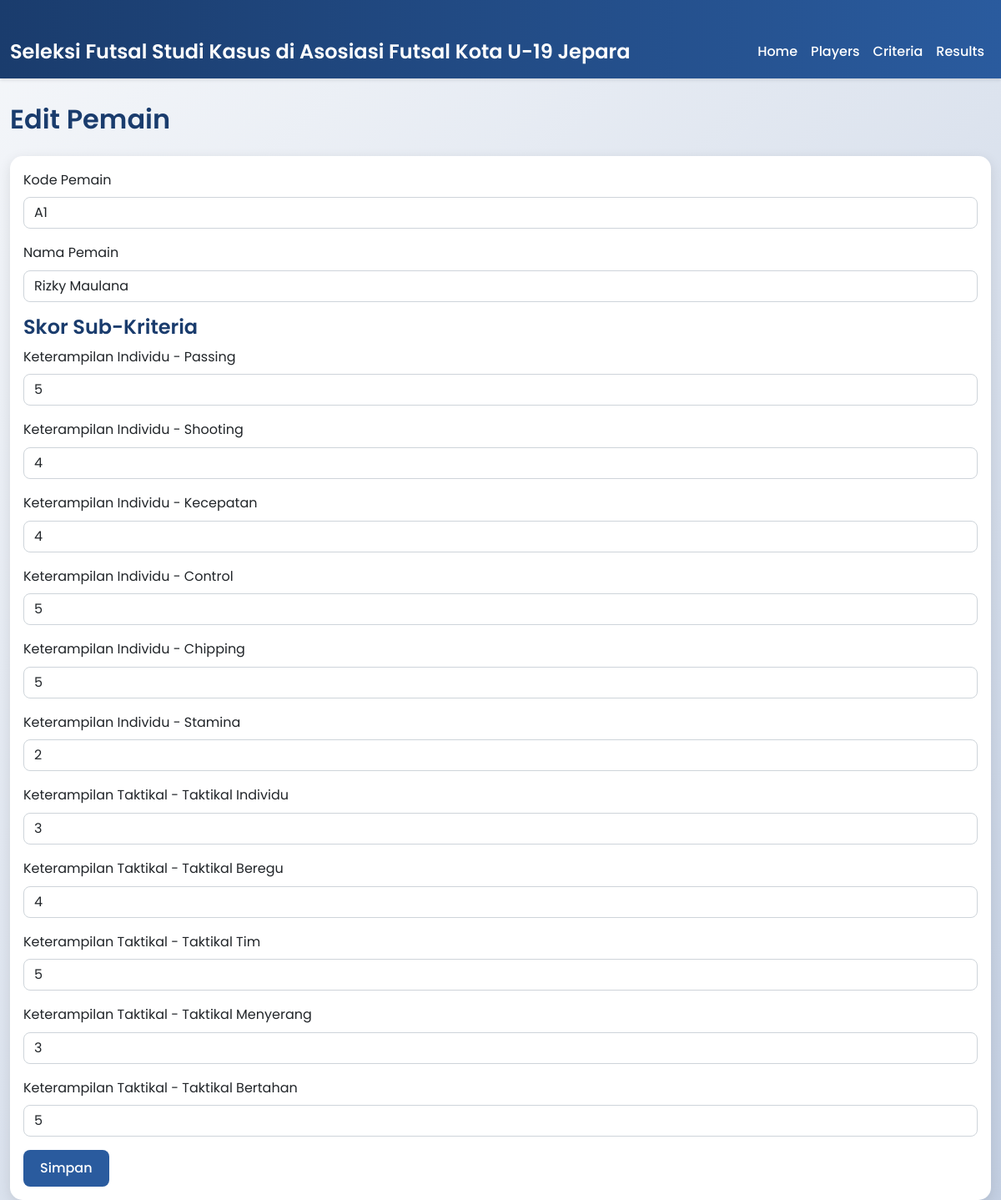
The page /players/edit.php?id=1 on the database its author committed.
### tables this page shows
CREATE TABLE `players` (
  `id` int NOT NULL,
  `kode_pemain` varchar(10) NOT NULL,
  `nama_pemain` varchar(100) NOT NULL
);

CREATE TABLE `sub_criteria` (
  `id` int NOT NULL,
  `kode_subkriteria` varchar(10) NOT NULL,
  `nama_subkriteria` varchar(50) NOT NULL,
  `kriteria_id` int NOT NULL,
  `factor_type` enum('Core','Secondary') NOT NULL,
  `nilai_ideal` int NOT NULL
);

CREATE TABLE `criteria` (
  `id` int NOT NULL,
  `kode_kriteria` varchar(10) NOT NULL,
  `nama_kriteria` varchar(50) NOT NULL,
  `tipe` enum('Taktikal','Individu') NOT NULL
);

CREATE TABLE `scores` (
  `id` int NOT NULL,
  `player_id` int NOT NULL,
  `subkriteria_id` int NOT NULL,
  `nilai` int NOT NULL
);

### players/edit.php (the view, shortened to what this page needs)
<?php
include '../config/db_connect.php';
include '../includes/header.php';
include '../includes/navbar.php';
$player_id = $_GET['id'] ?? null;
$stmt = $pdo->prepare("SELECT * FROM players WHERE id = ?");
$stmt->execute([$player_id]);
$player = $stmt->fetch(PDO::FETCH_ASSOC);
$sub_criteria_stmt = $pdo->query("SELECT sc.id, sc.kode_subkriteria, sc.nama_subkriteria, c.nama_kriteria
                                  FROM sub_criteria sc
                                  JOIN criteria c ON sc.kriteria_id = c.id
                                  ORDER BY c.nama_kriteria, sc.kode_subkriteria");
$sub_criteria = $sub_criteria_stmt->fetchAll(PDO::FETCH_ASSOC);
$scores_stmt = $pdo->prepare("SELECT subkriteria_id, nilai FROM scores WHERE player_id = ?");
$scores_stmt->execute([$player_id]);
$existing_scores = [];
while ($row = $scores_stmt->fetch(PDO::FETCH_ASSOC)) {
    $existing_scores[$row['subkriteria_id']] = $row['nilai'];
}
?>
<div class="container">
    <h2 class="my-4">Edit Pemain</h2>
    <div class="card">
        <div class="card-body">
            <form method="POST">
                <div class="mb-3">
                    <label for="kode_pemain" class="form-label">Kode Pemain</label>
                    <input type="text" class="form-control" id="kode_pemain" name="kode_pemain" value="<?php echo htmlspecialchars($player['kode_pemain']); ?>" required>
                </div>
                <div class="mb-3">
                    <label for="nama_pemain" class="form-label">Nama Pemain</label>
                    <input type="text" class="form-control" id="nama_pemain" name="nama_pemain" value="<?php echo htmlspecialchars($player['nama_pemain']); ?>" required>
                </div>
                <h4>Skor Sub-Kriteria</h4>
                <?php foreach ($sub_criteria as $sub): ?>
                    <div class="mb-3">
                        <label for="score_<?php echo $sub['id']; ?>" class="form-label"><?php echo htmlspecialchars($sub['nama_kriteria'] . ' - ' . $sub['nama_subkriteria']); ?></label>
                        <input type="number" class="form-control" id="score_<?php echo $sub['id']; ?>" name="scores[<?php echo $sub['id']; ?>]" min="1" max="5" value="<?php echo isset($existing_scores[$sub['id']]) ? $existing_scores[$sub['id']] : ''; ?>" required>
                    </div>
                <?php endforeach; ?>
                <button type="submit" class="btn btn-primary">Simpan</button>
            </form>
        </div>
    </div>
</div>
<?php include '../includes/footer.php'; ?>

### assets/css/style.css (style rules this page uses)
body { font-family: "Poppins", sans-serif; background: linear-gradient(135deg, #f5f7fa 0%, #c3cfe2 100%); color: #333; line-height: 1.6; }
.container { margin-top: 30px; max-width: 1200px; }
.card { border: none; border-radius: 15px; box-shadow: 0 4px 15px rgba(0, 0, 0, 0.1); transition: transform 0.3s ease, box-shadow 0.3s ease; background: #fff; }
.btn-primary { background-color: #2a5b9e; border: none; border-radius: 8px; padding: 10px 20px; font-weight: 500; transition: background-color 0.3s ease; }
h1, h2, h3, h4 { color: #1a3c6d; font-weight: 600; }
.form-control { border-radius: 8px; border: 1px solid #ced4da; transition: border-color 0.3s ease; }

### rows shown on the page
players: kode_pemain "A1", nama_pemain "Rizky Maulana"
sub_criteria: kriteria+nama_subkriteria "Keterampilan Individu - Passing", id.nilai "5"
sub_criteria: kriteria+nama_subkriteria "Keterampilan Individu - Shooting", id.subkriteria_id "4"
sub_criteria: kriteria+nama_subkriteria "Keterampilan Individu - Kecepatan", id.subkriteria_id "4"
sub_criteria: kriteria+nama_subkriteria "Keterampilan Individu - Control", id.nilai "5"
sub_criteria: kriteria+nama_subkriteria "Keterampilan Individu - Chipping", id.nilai "5"
sub_criteria: kriteria+nama_subkriteria "Keterampilan Individu - Stamina", id "2"
sub_criteria: kriteria+nama_subkriteria "Keterampilan Taktikal - Taktikal Individu", id "3"
sub_criteria: kriteria+nama_subkriteria "Keterampilan Taktikal - Taktikal Beregu", id.subkriteria_id "4"
sub_criteria: kriteria+nama_subkriteria "Keterampilan Taktikal - Taktikal Tim", id.nilai "5"
sub_criteria: kriteria+nama_subkriteria "Keterampilan Taktikal - Taktikal Menyerang", id "3"
sub_criteria: kriteria+nama_subkriteria "Keterampilan Taktikal - Taktikal Bertahan", id "5"
